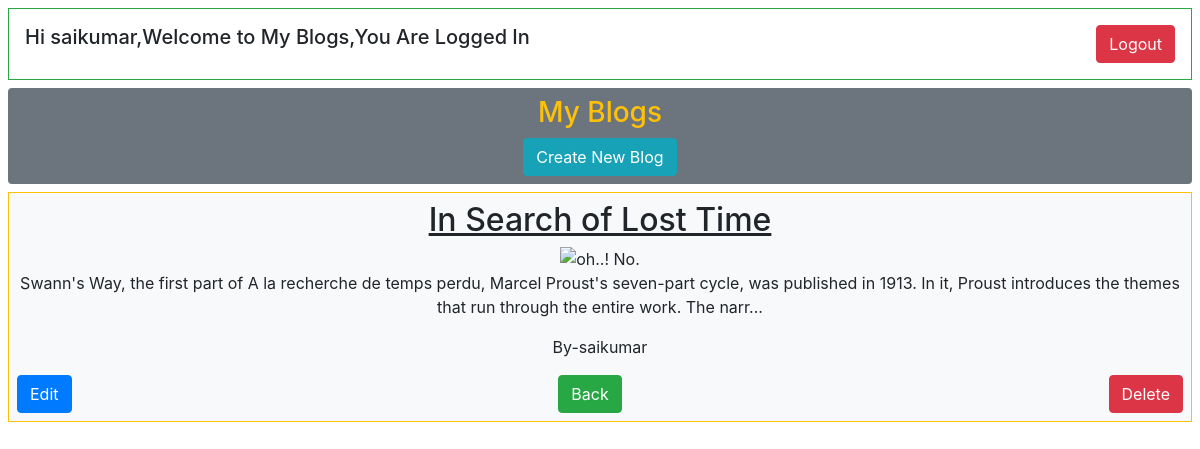
The app's page /post/17/ (signed in) with its own data.
### ecom_app/models.py (models this page shows, shortened)
class Post(models.Model):
    title=models.CharField(max_length=200)
    author=models.ForeignKey('auth.user',on_delete=models.CASCADE)
    img = models.ImageField(upload_to = 'static\images',blank=True,null=True)
    body=models.TextField()

### ecom_app/views.py (the view)
# urls.py: path('post/<int:pk>/',BlogDetailView.as_view(),name='post_details'),
class BlogDetailView(DetailView):#single content
    model = Post
    template_name = "post_details.html"

### templates/post_details.html (shortened to what this page needs)
{% extends 'base.html' %}
{% load static %}
{% block content %}
<div class=' text-center bg-light p-2 border border-warning m-2 '>
    <div>
        <h2><u>{{object.title}}</u></h2>
        <img src="{{object.img}}" alt="oh..! No.">
        <p>{{object.body}}</p>
        <p>By-{{object.author}}</p>
    </div>
    <div class="d-flex justify-content-between">
        <a href="{% url 'post_edit' post.pk %}"><button class="btn btn-primary">Edit</button></a>
        <a href="{% url 'BlogView' %}"><button class="btn btn-success">Back</button></a>
        <a href="{% url 'post_delete' post.pk %}"><button class="btn btn-danger">Delete</button></a>
    </div>
</div>
    {% endblock content %}

### templates/base.html (shortened to what this page needs)
{% load static %}
<html lang="en">
<head>
    <link rel="stylesheet" href="https://stackpath.bootstrapcdn.com/bootstrap/4.5.2/css/bootstrap.min.css">
    <link rel ="stylesheet" href ="{% static 'css\index.css' %}">
</head>
<body>
        {% if user.is_authenticated  %}
            <div class="d-flex justify-content-between border border-success p-3 m-2">
                <h5>Hi {{user.username}},Welcome to My Blogs,You Are Logged In</h5>
                <a href="{% url 'login' %}"><button class="btn btn-danger">Logout</button></a>
            </div>
            <div class = "d-flex flex-column align-items-center rounded p-2 m-2 bg-secondary" >
                <div>
                    <a href="{% url 'BlogView' %}"><h3 class="text-warning">My Blogs</h3></a>
                </div>
                <div>
                    <a href="{% url 'post_new' %}"><button type="button" class="btn btn-info ">Create New Blog</button>                </a>
                </div>
            </div>
        {% block content %}
        {% endblock content %}
        <!--{% else %}
            <div class="bg-light text-center h-50 d-flex flex-column justify-content-center h-100">
                <h4 class="text-danger">You Are Logged out,Please Login.</h4>
                <a href="{% url 'login' %}"><button class="btn btn-success">Login</button></a>-->
            </div>
        {% endif %}
        </div>
</body>
</html>

### records on screen
Post: title "In Search of Lost Time", body "Swann's Way, the first part of A la recherche de temps perdu, Marcel Proust's seven-part cycle, was published in 1913. In it, Proust introduces the themes that run through the entire work. The narr...", author "saikumar"

### other values on screen
{{ user.username }} "saikumar"
